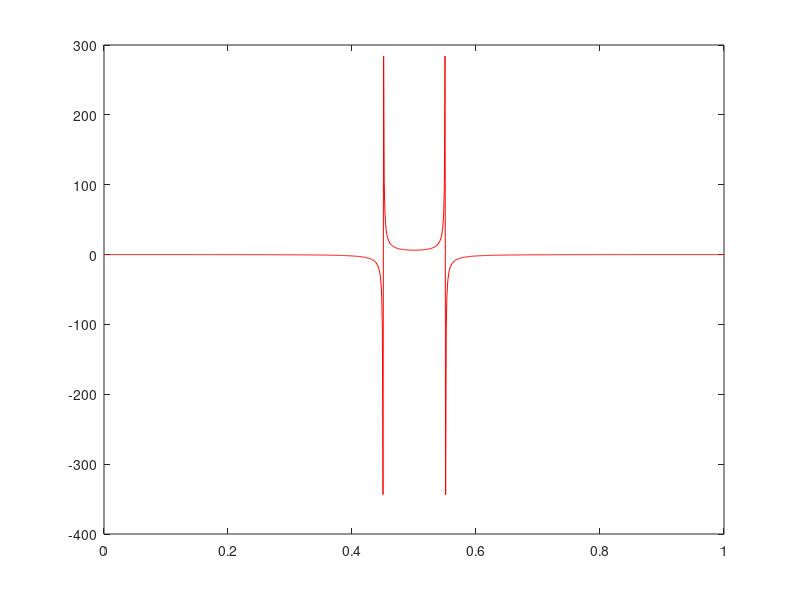
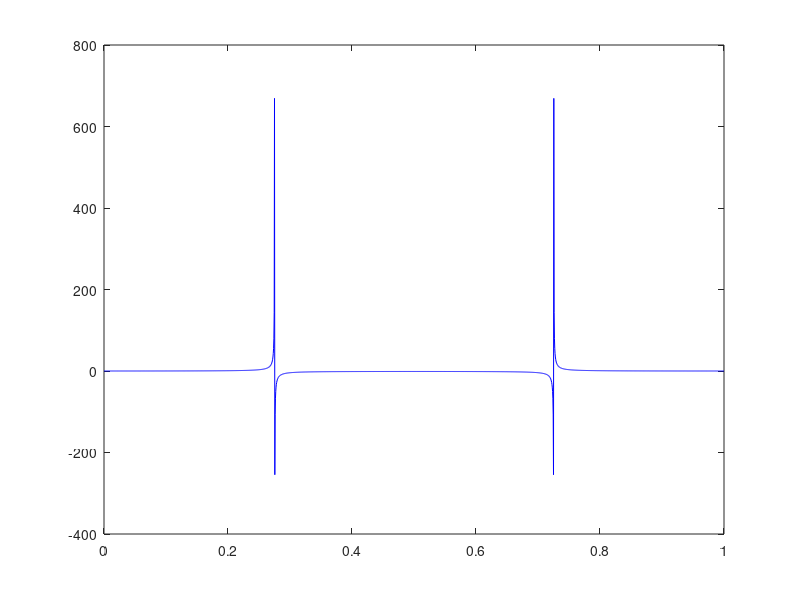

Here is the MATLAB script that generated these plots, in order:
% Study the aliasing of frequency components using MATLAB 
% Let us take a sinusoidal signal with frequency of 550 Hz
% Represent its frequency with sampling frequency 2000 Hz and 1000 Hz 
t = [0:0.001:1]; 
sine1 = sin(2*pi*550*t);
y1 = fft(sine1);
figure(1);
plot(t,y1,'r');

t = [0:0.0005:1];
sine2 = sin(2*pi*550*t);
y2 = fft(sine2);
figure(2);
plot(t,y2,'b');
